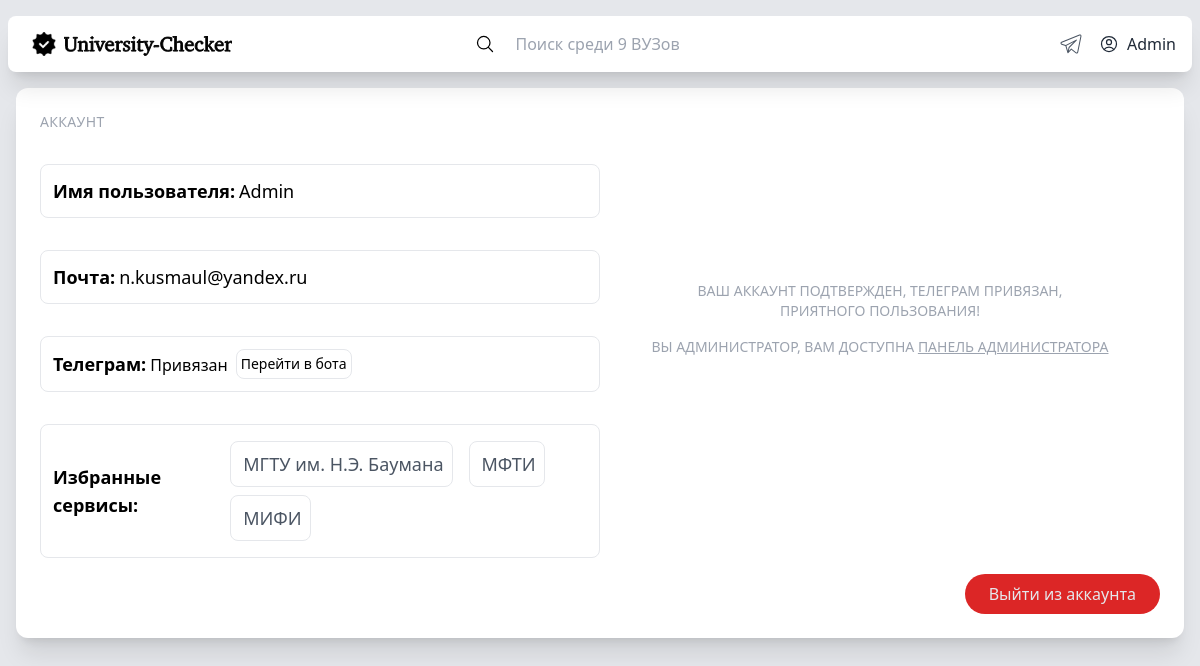
The page /account/ (signed in) on the database its author committed.
### models/models.py (models this page shows, shortened)
class User(AbstractBaseUser, PermissionsMixin):
    username = models.CharField(unique=True,  verbose_name='username', max_length=20, null=True)
    email = models.EmailField(unique=True, null=True, verbose_name='email')
    subscribes = models.CharField(null=True, max_length=9999)
    tgid = models.CharField(unique=True, null=True, max_length=50)
    is_staff = models.BooleanField(
        _('staff status'),
        default=False,
        help_text=_('Designates whether the user can log into this site.'),
    )
    is_active = models.BooleanField(
        _('active'),
        default=True,
        help_text=_(
            'Designates whether this user should be treated as active. '
            'Unselect this instead of deleting accounts.'
        ),
    )
    is_confirmed = models.BooleanField(
        _('confirmed'),
        default=False,
    )
    USERNAME_FIELD = 'username'
    REQUIRED_FIELDS = ['email']
    objects = MyUserManager()
    def __str__(self):
        return str(self.username)

class Service(models.Model):
    name = models.CharField(max_length=25, db_index=True, unique=True, verbose_name="name")
    url = models.URLField(max_length=25, unique=True)
    status = models.CharField(max_length=999999, default = None,null=True)
    reports = models.CharField(max_length=999999, default = None,null=True)
    time = models.CharField(max_length=999999, default = None,null=True)
    slug = models.SlugField(max_length=255, unique=True, db_index=True)
    image = models.FileField(null=True)
    abbreviation = models.CharField(unique=True, max_length=255, null=True)

### core/views.py (the view)
# urls.py: path('account/', core_views.account),
def account(request, **kwargs):
    username = request.user
    print(kwargs)
    try:
        user = User.objects.get(username=username)
        if user.subscribes:
            subscribes = user.subscribes.split(',')
            subscribes = [i[:].strip() for i in subscribes]
            del subscribes[-1]
            print(subscribes)
            c_s = []
            for service in subscribes:
                if Service.objects.get(slug=service):
                    s = Service.objects.get(slug=service)
                    subs = {}
                    subs['abb'] = s.abbreviation
                    subs['slug'] = s.slug
                    c_s.append(subs)
                else:
                    c_s.append("Нет подписок")
            print(c_s)
        else:
            c_s = ""
        dc = model_to_dict(user)
        try:
            please_confirm = kwargs['please_confirm']
            dc['please_confirm'] = please_confirm
        except:
            pass
        try:
            already_exist = kwargs['already_exist']
            dc['already_exist'] = already_exist
        except:
            pass
        try:
            tg = kwargs['tg']
            dc['tg'] = tg
        except:
            pass
            print(dc)
        return render(request, "account.html", {"dict": dc, "subs": c_s, "count":  count_services()})
    except ObjectDoesNotExist:
        return log_in(request)

### core/views.py (called while the page is built)
def count_services():
    count = Service.objects.all().count()
    return count

### core/templates/account.html (shortened to what this page needs)
<!DOCTYPE html>
<html lang="en">
<head>
    <script src="https://cdn.tailwindcss.com"></script>
</head>
<body>
    <div class="absolute md:w-full min-w-screen md:min-h-screen  h-auto flex bg-gray-200">
        <div class="shrink flex flex-col w-full min-h-screen max-w-screen-xl">
            <div class="shrink flex w-full sticky top-0 px-2 z-50">
                <div class="rounded-lg bg-white mt-4 shadow-xl p-2 w-full flex">
                    <div class="shrink flex">
                        <a href="/">
                        <div class="flex py-2 pl-2 pr-4 md:px-4 rounded-lg hover:bg-gray-100 cursor-pointer duration-100 text-gray-800 font-medium">
                            <img src="/static/favicon.ico" class="hidden md:flex rounded w-6 place-self-center mr-2">
                        </div></a>
                    </div>
                    <div class="grow flex w-full">
                        <form action="/search/" method="POST" class="flex mx-auto w-auto">
                            <button class="hover:text-neutral-500" type="submit" value="" >
                            <svg xmlns="http://www.w3.org/2000/svg" fill="none" viewBox="0 0 24 24" stroke-width="1.5" stroke="currentColor" class="w-5 h-5 place-self-center mr-2">
                                <path stroke-linecap="round" stroke-linejoin="round" d="M21 21l-5.197-5.197m0 0A7.5 7.5 0 105.196 5.196a7.5 7.5 0 0010.607 10.607z" />
                            </svg></button>
                            <input name="search" autocomplete="off" class="flex mx-auto py-2 px-2  rounded-lg w-80  hover:bg-gray-100 cursor-pointer duration-100 text-gray-600 outline-0 placeholder:px-1 " placeholder="Поиск среди {{count}} ВУЗов"/>
                        </form>
                    </div>
                    <a target="_blank" href="https://t.me/university_checker_bot">
                    <div class="w-18 flex py-2 px-2 rounded-lg hover:bg-gray-100 cursor-pointer duration-100 text-gray-800">
                    </div>
                    </a>
                    {% if not user.is_authenticated %}
                    <a href="/login/">
                    <div class="shrink flex">
                        <div class="flex py-2 px-2 rounded-lg hover:bg-gray-100 cursor-pointer duration-100 text-gray-800 font-medium">
                            <svg xmlns="http://www.w3.org/2000/svg" fill="none" viewBox="0 0 24 24" stroke-width="1.5" stroke="currentColor" class="w-5 h-5 place-self-center mr-2">
                                <path stroke-linecap="round" stroke-linejoin="round" d="M17.982 18.725A7.488 7.488 0 0012 15.75a7.488 7.488 0 00-5.982 2.975m11.963 0a9 9 0 10-11.963 0m11.963 0A8.966 8.966 0 0112 21a8.966 8.966 0 01-5.982-2.275M15 9.75a3 3 0 11-6 0 3 3 0 016 0z" />
                            </svg>
                            <p>
                                Авторизация
                            </p>
                        </div>
                    </div></a>
                    {% elif user.is_authenticated and user.is_confirmed%}
                    <a href="/account/">
                        <div class="shrink flex">
                            <div class="flex py-2 px-2 rounded-lg hover:bg-gray-100 cursor-pointer duration-100 text-gray-800 font-medium">
                                <p>
                                    {{user}}
                                </p>
                            </div>
                        </div></a>
                    {%endif%}
                </div>
            </div>
            <div class="grow flex flex-col w-full mb-2">
            <div class="bg-white shadow-xl rounded-xl h-auto p-6 m-4 z-0 hover:shadow-4xl  ">
                <div class="grid md:grid-cols-2 col-span-2">
                    <div class="flex text-lg flex-col justify-start">
                        <span class="uppercase text-gray-400 text-sm mb-4 tracking-wide">аккаунт</span>
                        <div class="flex my-4 p-3 border border-gray-200 rounded-lg ">
                            <p class="font-semibold">Имя пользователя: </p> <p class="ml-1"> {{dict.username}}</p>
                        </div>
                        <div class="flex my-4 p-3 border border-gray-200 rounded-lg ">
                            <p class="font-semibold">Почта: </p> <p class="ml-1"> {{dict.email}}</p>
                        </div>
                        <div class="flex my-4 p-3 border border-gray-200 rounded-lg">
                            <p class="font-semibold place-self-center">Телеграм: </p> <p class="ml-1">
                                {%if dict.tgid%}
                                    <p class="text-base pt-1 lace-self-center mr-2">Привязан </p><a target="_blank" class="flex place-self-center p-1 border hover:shadow-md border-gray-200 rounded-lg text-sm"
                                    href="https://t.me/university_checker_bot">Перейти в бота</a>
                                {%elif not tgid%}
                                <a target="_blank" class="flex place-content-center p-1 border hover:shadow-md border-gray-200 rounded-lg text-sm"
                                href="https://t.me/university_checker_bot">Привязать</a>
                                {%endif%}
                            </p>
                        </div>
                            <div class="flex my-4 place-items-center p-3 border border-gray-200 rounded-lg">
                                <p class="font-semibold">Избранные сервисы: </p>
                                <div class="flex flex-wrap">
                                    {%for s in subs%}
                                    <a class="mx-2 my-1 text-gray-600  flex place-content-center p-2 border border-gray-200 rounded-lg hover:shadow-lg hover:cursor-pointer duration-100" href="/service/{{s.slug}}">
                                    <p class="ml-1"> {{s.abb}}</p>
                                    </a>
                                    {%endfor%}
                                </div>
                            </div>
                    </div>
                    <div class="flex md:mt-0 my-8 text-lg flex-col justify-center place-items-center">
                        {% if user.is_authenticated and user.is_confirmed and dict.tgid%}
                        <span class=" text-center uppercase text-gray-400 text-sm mb-4">Ваш аккаунт подтвержден, телеграм привязан, <br>приятного пользования! </span>
                        {% elif user.is_authenticated and user.is_confirmed and not dict.tgid%}
                        <span class=" text-center uppercase text-gray-400 text-sm mb-4">Ваш аккаунт подтвержден, приятного пользования! </span>
                        {% elif not user.is_confirmed%}
                        <span class="uppercase text-gray-400 text-sm mb-4">Подтвердите ваш аккаунт, проверьте почту!</span>
                        {%endif%}
                        {%if user.is_authenticated and user.is_staff%}
                        <span class="uppercase text-gray-400 text-sm mb-4">Вы администратор, вам доступна <a href="/admin_panel/" class="underline underline-offset-1">панель администратора</a></span>
                        {%endif%}
                    </div>
                    </div>
                    <div class="flex justify-end w-full">
                        <a href="/logout/">
                            <button class=" bg-red-600 hover:bg-red-700 duration-100 ease-out rounded-full py-2 px-6 text-gray-200 flex place-self-end relative">
                                Выйти из аккаунта
                            </button>
                        </a>
                    </div>
                </div>
            </div>
        </div>
    </div>
</body>

### rows shown on the page
User: username "Admin", email "n.kusmaul@yandex.ru"
Service: abb "МГТУ им. Н.Э. Баумана"
Service: abb "МФТИ"
Service: abb "МИФИ"
